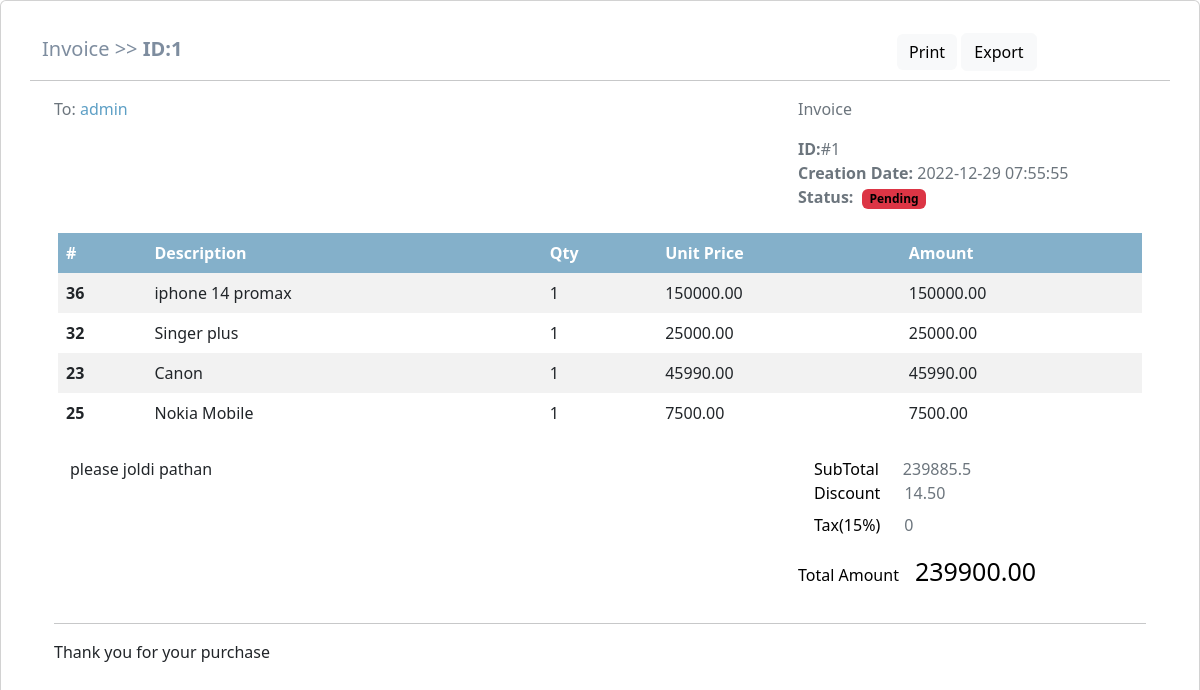
The page /admin/orderdetails.php?id=1 on the database its author committed.
### tables this page shows
CREATE TABLE `orders` (
  `id` int(11) NOT NULL,
  `user_id` int(11) NOT NULL,
  `total` float(10,2) NOT NULL,
  `discount` float(6,2) NOT NULL,
  `comment` varchar(512) NOT NULL,
  `payment` set('cash','bkash','nogod','cod') NOT NULL,
  `trxid` varchar(72) NOT NULL,
  `status` set('pe','pr','sh','co') NOT NULL DEFAULT 'pe' COMMENT '"pending","processing","shipped","completed"',
  `created_at` timestamp NOT NULL DEFAULT current_timestamp()
);

CREATE TABLE `users` (
  `id` int(11) NOT NULL,
  `username` varchar(128) NOT NULL,
  `email` varchar(128) NOT NULL,
  `password` varchar(256) NOT NULL,
  `role` set('1','2','3') NOT NULL DEFAULT '1',
  `created_at` timestamp NOT NULL DEFAULT current_timestamp()
);

CREATE TABLE `orderdetails` (
  `id` int(11) NOT NULL,
  `order_id` int(11) NOT NULL,
  `product_id` int(11) NOT NULL,
  `price` float(10,2) NOT NULL,
  `quantity` int(4) NOT NULL DEFAULT 1,
  `op` varchar(128) NOT NULL,
  `created_at` timestamp NOT NULL DEFAULT current_timestamp()
);

CREATE TABLE `products` (
  `id` int(11) NOT NULL,
  `category_id` int(11) NOT NULL,
  `subcategory_id` int(11) NOT NULL,
  `name` varchar(256) NOT NULL,
  `description` text NOT NULL,
  `sku` varchar(128) NOT NULL,
  `images` varchar(512) NOT NULL,
  `price` float(10,2) NOT NULL,
  `quantity` int(6) NOT NULL,
  `discount` int(2) NOT NULL,
  `hot` set('0','1') NOT NULL,
  `created_at` timestamp NOT NULL DEFAULT current_timestamp()
);

### admin/orderdetails.php (the view, shortened to what this page needs)
<?php
if(isset($_GET['id'])){
    require "../inc/connection.php";
    $invid = $_GET['id'];
    $o = "select orders.*,users.username as uname from orders,users where orders.user_id=users.id and orders.id='".$invid."' limit 1";
    $order = $conn->query($o);
    $od = "select orderdetails.*,products.name as pname from orderdetails , products where orderdetails.product_id=products.id and  orderdetails.order_id='".$invid."'";
    $orderdetails = $conn->query($od);
    $orderrow = $order->fetch_assoc();
}
else{
    exit;
}
?>
<!DOCTYPE html>
<html lang="en">
<head>
  <link rel="stylesheet" href="../assets/css/bootstrap.min.css">
</head>
<body onload="window.print()">
<div class="card">
  <div class="card-body">
    <div class="container mb-5 mt-3">
      <div class="row d-flex align-items-baseline">
        <div class="col-xl-9">
          <p style="color: #7e8d9f;font-size: 20px;">Invoice >> <strong>ID:<?= $invid;?> </strong></p>
        </div>
        <div class="col-xl-3 float-end">
          <a onclick="window.print()" class="btn btn-light text-capitalize border-0" data-mdb-ripple-color="dark">
            <i class="fas fa-print text-primary"></i> Print</a>
          <a class="btn btn-light text-capitalize" data-mdb-ripple-color="dark"> Export</a>
        </div>
        <hr>
      </div>
      <div class="container">
        <div class="row">
          <div class="col-xl-8">
            <ul class="list-unstyled">
              <li class="text-muted">To: <span style="color:#5d9fc5 ;"><?= $orderrow['uname'] ?></span></li>
            </ul>
          </div>
          <div class="col-xl-4">
            <p class="text-muted">Invoice</p>
            <ul class="list-unstyled">
              <li class="text-muted"><i class="fas fa-circle" style="color:#84B0CA ;"></i> <span
                  class="fw-bold">ID:</span>#<?= $invid ?></li>
              <li class="text-muted"><i class="fas fa-circle" style="color:#84B0CA ;"></i> <span
                  class="fw-bold">Creation Date: </span><?=  $orderrow['created_at'] ?></li>
              <li class="text-muted"><i class="fas fa-circle" style="color:#84B0CA ;"></i> <span
                  class="me-1 fw-bold">Status:</span>
                  <?php if($orderrow['status'] == "pe"){ ?>
                  <span class="badge bg-danger text-black fw-bold">
                    Pending
                  </span></li>
                  <?php } ?>
            </ul>
          </div>
        </div>
        <div class="row my-2 mx-1 justify-content-center">
          <table class="table table-striped table-borderless">
            <thead style="background-color:#84B0CA ;" class="text-white">
              <tr>
                <th scope="col">#</th>
                <th scope="col">Description</th>
                <th scope="col">Qty</th>
                <th scope="col">Unit Price</th>
                <th scope="col">Amount</th>
              </tr>
            </thead>
            <tbody>
              <?php
 while($row = $orderdetails->fetch_assoc()){
              ?>
              <tr>
                <th scope="row"><?= $row['product_id'] ?></th>
                <td><?= $row['pname'] ?></td>
                <td>1</td>
                <td><?= $row['price'] ?></td>
                <td><?= $row['price'] ?></td>
              </tr>
              <?php } ?>
            </tbody>
          </table>
        </div>
        <div class="row">
          <div class="col-xl-8">
            <p class="ms-3"><?= $orderrow['comment'];?></p>
          </div>
          <div class="col-xl-3">
            <ul class="list-unstyled">
              <li class="text-muted ms-3"><span class="text-black me-4">SubTotal</span><?= $orderrow['total'] - $orderrow['discount'];?></li>
              <li class="text-muted ms-3"><span class="text-black me-4">Discount</span><?= $orderrow['discount'];?></li>
              <li class="text-muted ms-3 mt-2"><span class="text-black me-4">Tax(15%)</span>0</li>
            </ul>
            <p class="text-black float-start"><span class="text-black me-3"> Total Amount</span><span style="font-size: 25px;"><?= $orderrow['total'] ;?></span></p>
          </div>
        </div>
        <hr>
        <div class="row">
          <div class="col-xl-12">
            <p>Thank you for your purchase</p>
          </div>
        </div>
      </div>
    </div>
  </div>
</div>
</body>
</html>

### rows shown on the page
orders: user.username "admin", created_at "2022-12-29 07:55:55", comment "please joldi pathan", $orderrow['total'] - $orderrow['discount'] "239885.5", discount "14.50", total "239900.00"
orderdetails: product "36", product.name "iphone 14 promax", price "150000.00"
orderdetails: product "32", product.name "Singer plus", price "25000.00"
orderdetails: product "23", product.name "Canon", price "45990.00"
orderdetails: product "25", product.name "Nokia Mobile", price "7500.00"

### other values the page prints
$invid "1"
